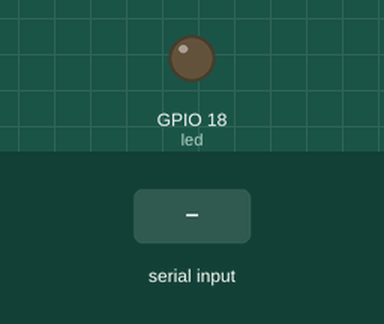
The program below on a simulated Raspberry Pi (BCM pin numbers). On the bench: output pins drawn as LEDs (lit = HIGH). Inputs (shaded band) come from the test bench. What the program prints to the terminal is not drawn.

Above: at 1.2 s.
1.3 s: "on" typed at the terminal, then Enter
At 2.2 s:
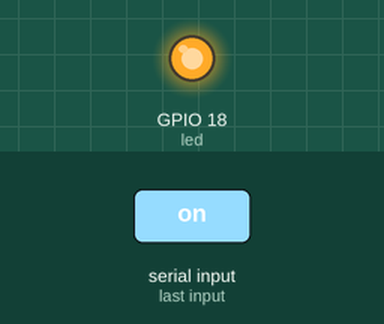
2.8 s: "off" typed at the terminal, then Enter
At 3.4 s:
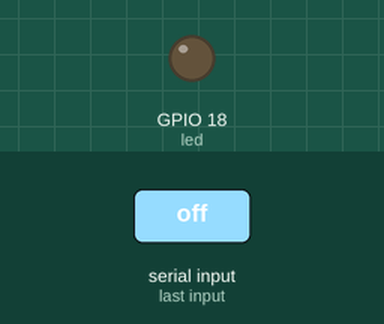
Timing chart, 0 to 5.8 s (numbered marks = the images above; inputs shaded):
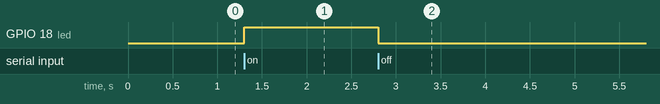

Measured:
- after the input at 1.3 s, GPIO 18 (led): LOW → HIGH at once
- after the input at 2.8 s, GPIO 18 (led): HIGH → LOW at once

The program:

switch_led1.py
```python
from gpiozero import LED

led = LED(18)

print("輸入 on 開燈, off 關燈, q 離開")

while True:
    cmd = input(">> ").strip().lower()
    if cmd == "on":
        led.on()
    elif cmd == "off":
        led.off()
    elif cmd == "q":
        led.off()
        print("Bye~")
        break
    else:
        print("指令無效，請輸入 on / off / q")
```
